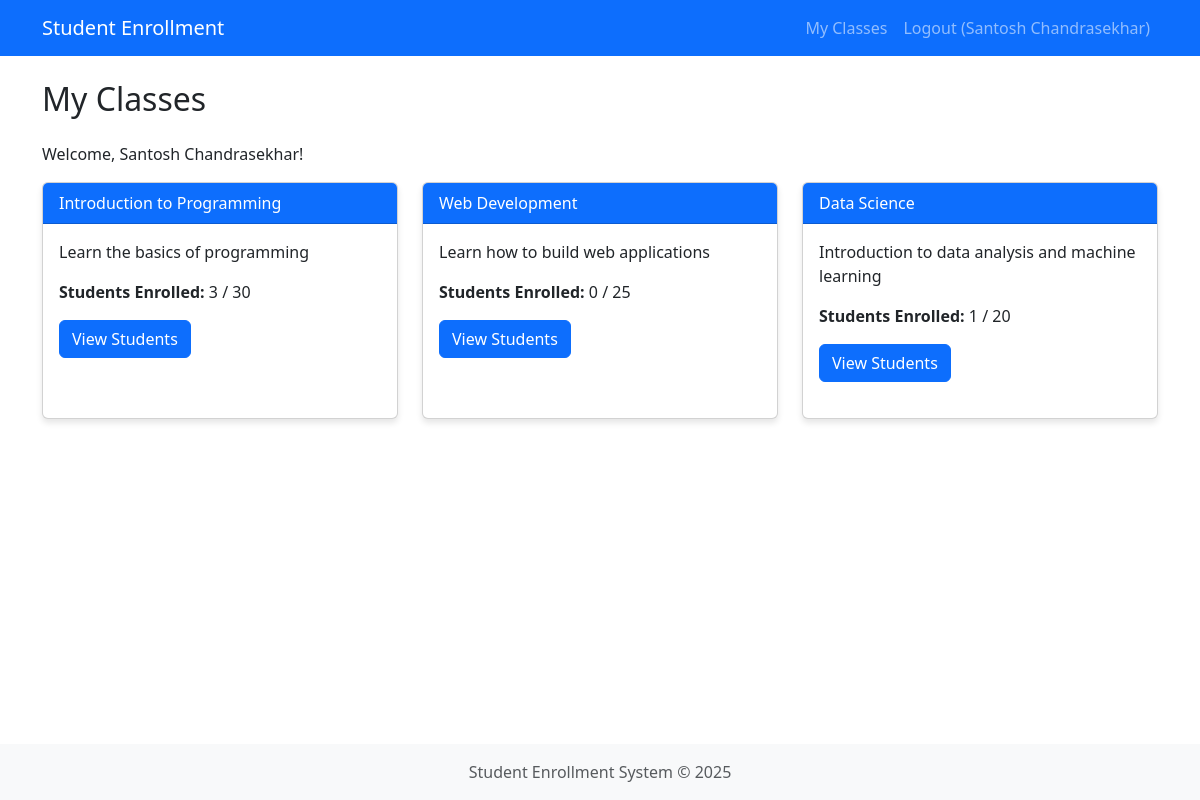
Page /teacher/dashboard (signed in) on the committed database.
### app.py (models this page shows, shortened)
class User(db.Model, UserMixin):
    id = db.Column(db.Integer, primary_key=True)
    email = db.Column(db.String(100), unique=True, nullable=False)
    name = db.Column(db.String(100), nullable=False)
    password = db.Column(db.String(200), nullable=False)
    role_id = db.Column(db.Integer, db.ForeignKey('role.id'), nullable=False)
    created_at = db.Column(db.DateTime, default=datetime.now)
    courses_teaching = db.relationship('Course', backref='teacher', lazy=True,
                                      cascade="all, delete-orphan")
    enrollments = db.relationship('Enrollment', backref='student', lazy=True,
                                 cascade="all, delete-orphan",
                                 primaryjoin="User.id==Enrollment.student_id")

class Course(db.Model):
    id = db.Column(db.Integer, primary_key=True)
    name = db.Column(db.String(100), nullable=False)
    description = db.Column(db.Text, nullable=True)
    capacity = db.Column(db.Integer, default=30)
    teacher_id = db.Column(db.Integer, db.ForeignKey('user.id'), nullable=True)
    created_at = db.Column(db.DateTime, default=datetime.now)
    enrollments = db.relationship('Enrollment', backref='course', lazy=True, cascade="all, delete-orphan")
    def get_enrollment_count(self):
        return Enrollment.query.filter_by(course_id=self.id).count()

### app.py (the view)
@app.route('/teacher/dashboard')
@login_required
@role_required('teacher')
def teacher_dashboard():
    courses = Course.query.filter_by(teacher_id=current_user.id).all()
    return render_template('teacher/dashboard.html', courses=courses)

### app.py (called while the page is built)
@login_manager.user_loader
def load_user(user_id):
    return User.query.get(int(user_id))

def role_required(role_name):
    def decorator(f):
        @wraps(f)
        def decorated_function(*args, **kwargs):
            if not current_user.is_authenticated:
                return redirect(url_for('login'))
            if not current_user.role or current_user.role.name != role_name:
                flash('You do not have permission to access this page.', 'danger')
                return redirect(url_for('dashboard'))
            return f(*args, **kwargs)
        return decorated_function
    return decorator

### templates/teacher/dashboard.html (shortened to what this page needs)
{% extends 'base.html' %}
{% block content %}
<h2 class="mb-4">My Classes</h2>
<p>Welcome, {{ current_user.name }}!</p>
{% if courses %}
    <div class="row">
        {% for course in courses %}
            <div class="col-md-4">
                <div class="card h-100">
                    <div class="card-header bg-primary text-white">
                        {{ course.name }}
                    </div>
                    <div class="card-body">
                        <p>{{ course.description }}</p>
                        <p><strong>Students Enrolled:</strong> {{ course.get_enrollment_count() }} / {{ course.capacity }}</p>
                        <a href="{{ url_for('teacher_course_detail', course_id=course.id) }}" class="btn btn-primary">View Students</a>
                    </div>
                </div>
            </div>
        {% endfor %}
    </div>
{% else %}
    <div class="alert alert-info">
        You are not teaching any courses yet.
    </div>
{% endif %}
{% endblock %}

### templates/base.html (shortened to what this page needs)
<!DOCTYPE html>
<html lang="en">
<head>
    <link href="https://cdn.jsdelivr.net/npm/bootstrap@5.3.0-alpha1/dist/css/bootstrap.min.css" rel="stylesheet">
</head>
<body>
    <nav class="navbar navbar-expand-lg navbar-dark bg-primary">
        <div class="container">
            <a class="navbar-brand" href="{{ url_for('dashboard') }}">Student Enrollment</a>
            <div class="collapse navbar-collapse" id="navbarNav">
                <ul class="navbar-nav ms-auto">
                    {% if current_user.is_authenticated %}
                        {% if current_user.role %}
                            {% if current_user.role.name == 'student' %}
                                <li class="nav-item">
                                    <a class="nav-link" href="{{ url_for('student_dashboard') }}">My Courses</a>
                                </li>
                                <li class="nav-item">
                                    <a class="nav-link" href="{{ url_for('student_courses') }}">Available Courses</a>
                                </li>
                            {% elif current_user.role.name == 'teacher' %}
                                <li class="nav-item">
                                    <a class="nav-link" href="{{ url_for('teacher_dashboard') }}">My Classes</a>
                                </li>
                            {% elif current_user.role.name == 'admin' %}
                                <li class="nav-item">
                                    <a class="nav-link" href="{{ url_for('admin.index') }}">Admin Panel</a>
                                </li>
                            {% endif %}
                        {% endif %}
                        <li class="nav-item">
                            <a class="nav-link" href="{{ url_for('logout') }}">Logout ({{ current_user.name }})</a>
                        </li>
                    {% endif %}
                </ul>
            </div>
        </div>
    </nav>
    <main class="container py-4">
        {% block content %}{% endblock %}
    </main>
    <footer class="text-center text-muted">
        <div class="container">
            <p class="mb-0">Student Enrollment System &copy; 2025</p>
        </div>
    </footer>
</body>
</html>

### templates/base.html (style rules this page uses)
body { min-height: 100vh; display: flex; flex-direction: column; }
main { flex: 1; }
footer { margin-top: auto; padding: 1rem 0; background-color: #f8f9fa; }
.card { margin-bottom: 20px; box-shadow: 0 4px 6px rgba(0,0,0,0.1); }

### rows in the picture
User: name "Santosh Chandrasekhar"
Course: name "Introduction to Programming", description "Learn the basics of programming", get_enrollment_count "3", capacity "30"
Course: name "Web Development", description "Learn how to build web applications", get_enrollment_count "0", capacity "25"
Course: name "Data Science", description "Introduction to data analysis and machine learning", get_enrollment_count "1", capacity "20"
